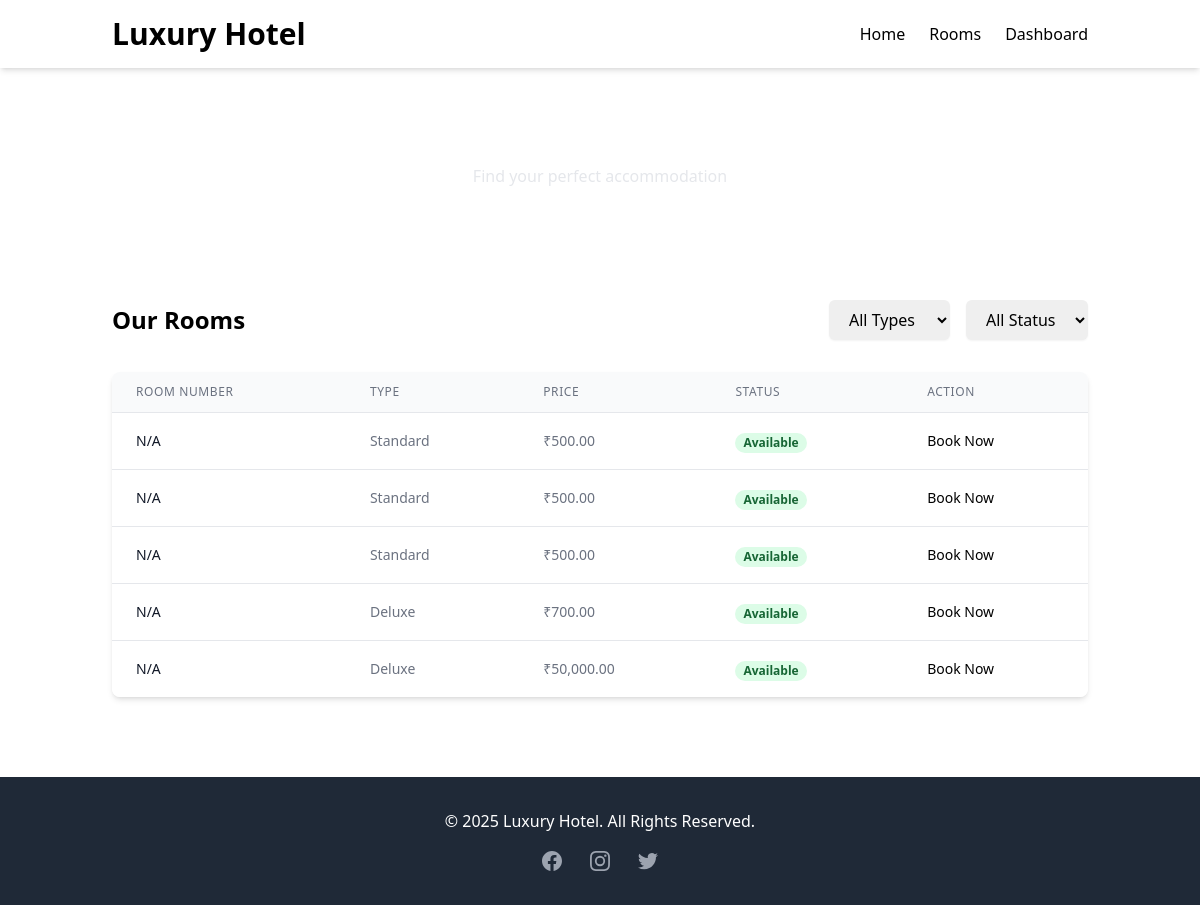
The page /rooms.php on the database its author committed.
### tables this page shows
CREATE TABLE `rooms` (
  `id` int(11) NOT NULL,
  `room_name` varchar(50) NOT NULL,
  `price` decimal(10,2) NOT NULL,
  `status` enum('available','booked') DEFAULT 'available',
  `type` varchar(50) NOT NULL
);

### rooms.php (the view, shortened to what this page needs)
<?php
require 'includes/db.php';
$query = "SELECT * FROM rooms";
$result = $conn->query($query);
?>
<!DOCTYPE html>
<html lang="en">
<head>
    <link rel="stylesheet" href="css/style.css">
    <script src="https://cdn.tailwindcss.com"></script>
</head>
<body class="bg-background">
    <header class="bg-white shadow-md sticky top-0 z-50">
        <div class="container mx-auto py-4 px-6">
            <div class="flex justify-between items-center">
                <h1 class="text-2xl md:text-3xl font-bold text-primary">
                    <a href="index.php"><span class="text-accent">Luxury</span> Hotel</a>
                </h1>
                <nav class="hidden md:block">
                    <ul class="flex space-x-6">
                        <li><a href="index.php" class="nav-link">Home</a></li>
                        <li><a href="rooms.php" class="nav-link active">Rooms</a></li>
                        <li><a href="dashboard.php" class="nav-link">Dashboard</a></li>
                    </ul>
                </nav>
            </div>
        </div>
    </header>
    <div class="bg-primary py-12 mb-8">
        <div class="container mx-auto px-6 text-center">
            <h1 class="text-3xl md:text-4xl font-bold text-white mb-2">Available Rooms</h1>
            <p class="text-gray-200">Find your perfect accommodation</p>
        </div>
    </div>
    <section class="container mx-auto px-6 py-8 fade-in">
        <div class="flex flex-col md:flex-row justify-between items-center mb-8">
            <h2 class="text-2xl font-bold text-primary mb-4 md:mb-0">Our Rooms</h2>
            <div class="flex space-x-4">
                <select id="filter-type" class="form-input py-2 px-4 rounded-md border-gray-300 shadow-sm focus:border-primary focus:ring focus:ring-primary focus:ring-opacity-50">
                    <option value="all">All Types</option>
                </select>
                <select id="filter-status" class="form-input py-2 px-4 rounded-md border-gray-300 shadow-sm focus:border-primary focus:ring focus:ring-primary focus:ring-opacity-50">
                    <option value="all">All Status</option>
                </select>
            </div>
        </div>
        <div class="overflow-hidden shadow-md rounded-lg">
            <table class="min-w-full divide-y divide-gray-200">
                <thead class="bg-gray-50">
                    <tr>
                        <th scope="col" class="px-6 py-3 text-left text-xs font-medium text-gray-500 uppercase tracking-wider">Room Number</th>
                        <th scope="col" class="px-6 py-3 text-left text-xs font-medium text-gray-500 uppercase tracking-wider">Type</th>
                        <th scope="col" class="px-6 py-3 text-left text-xs font-medium text-gray-500 uppercase tracking-wider">Price</th>
                        <th scope="col" class="px-6 py-3 text-left text-xs font-medium text-gray-500 uppercase tracking-wider">Status</th>
                        <th scope="col" class="px-6 py-3 text-left text-xs font-medium text-gray-500 uppercase tracking-wider">Action</th>
                    </tr>
                </thead>
                <tbody class="bg-white divide-y divide-gray-200" id="rooms-table-body">
                    <?php
                    if ($result->num_rows > 0) {
                        while ($room = $result->fetch_assoc()) {
                            $statusClass = $room['status'] == 'available' ? 'bg-green-100 text-green-800' : 'bg-red-100 text-red-800';
                            echo "<tr class='hover:bg-gray-50 transition-colors duration-150 ease-in-out room-row'
                                      data-type='" . strtolower(htmlspecialchars($room['type'] ?? 'standard')) . "'
                                      data-status='" . strtolower(htmlspecialchars($room['status'] ?? 'unavailable')) . "'>
                                    <td class='px-6 py-4 whitespace-nowrap text-sm font-medium text-gray-900'>" . htmlspecialchars($room['room_number'] ?? 'N/A') . "</td>
                                    <td class='px-6 py-4 whitespace-nowrap text-sm text-gray-500'>" . htmlspecialchars($room['type'] ?? 'N/A') . "</td>
                                    <td class='px-6 py-4 whitespace-nowrap text-sm text-gray-500'>₹" . number_format($room['price'] ?? 0, 2) . "</td>
                                    <td class='px-6 py-4 whitespace-nowrap'>
                                        <span class='px-2 inline-flex text-xs leading-5 font-semibold rounded-full $statusClass'>
                                            " . ucfirst(htmlspecialchars($room['status'] ?? 'Unavailable')) . "
                                        </span>
                                    </td>
                                    <td class='px-6 py-4 whitespace-nowrap text-sm font-medium'>";
                            if ($room['status'] == 'available') {
                                echo "<a href='book-room.php?room_id={$room['id']}' class='btn scale-in'>Book Now</a>";
                            } else {
                                echo "<span class='text-red-500 font-medium'>Booked</span>";
                            }
                            echo "</td></tr>";
                        }
                    } else {
                        echo "<tr><td colspan='5' class='px-6 py-4 text-center text-sm text-gray-500'>No rooms available</td></tr>";
                    }
                    ?>
                </tbody>
            </table>
        </div>
    </section>
    <footer class="bg-gray-800 text-white py-8 mt-12">
        <div class="container mx-auto px-6 text-center">
            <p>&copy; 2025 Luxury Hotel. All Rights Reserved.</p>
            <div class="mt-4 flex justify-center space-x-6">
                <a href="#" class="text-gray-400 hover:text-white transition-colors duration-300">
                </a>
                <a href="#" class="text-gray-400 hover:text-white transition-colors duration-300">
                </a>
                <a href="#" class="text-gray-400 hover:text-white transition-colors duration-300">
                </a>
            </div>
        </div>
    </footer>
</body>
</html>

### style.css (style rules this page uses)
:root { --primary: #1e40af; --primary-dark: #1e3a8a; --secondary: #f59e0b; --accent: #f97316; --background: #f8fafc; --text: #1e293b; --text-light: #64748b; --success: #10b981; --danger: #ef4444; --warning: #f59e0b; --info: #3b82f6; --card: #ffffff; }

### rows shown on the page
rooms: room_number "N/A", type "Standard", price "500.00", status "Available"
rooms: room_number "N/A", type "Standard", price "500.00", status "Available"
rooms: room_number "N/A", type "Standard", price "500.00", status "Available"
rooms: room_number "N/A", type "Deluxe", price "700.00", status "Available"
rooms: room_number "N/A", type "Deluxe", price "50,000.00", status "Available"
